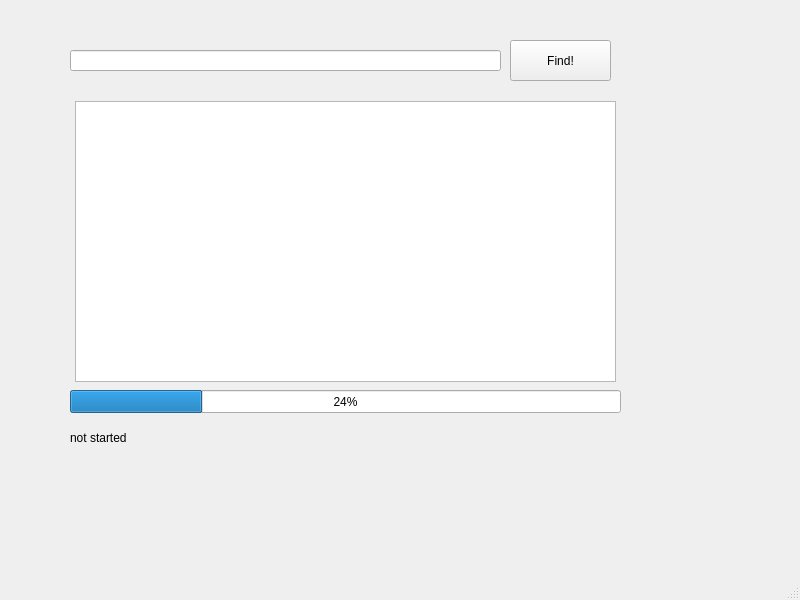
<?xml version="1.0" encoding="UTF-8"?>
<ui version="4.0">
 <class>MainWindow</class>
 <widget class="QMainWindow" name="MainWindow">
  <property name="geometry">
   <rect>
    <x>0</x>
    <y>0</y>
    <width>800</width>
    <height>600</height>
   </rect>
  </property>
  <property name="windowTitle">
   <string>MainWindow</string>
  </property>
  <widget class="QWidget" name="centralwidget">
   <widget class="QWidget" name="widget" native="true">
    <property name="geometry">
     <rect>
      <x>60</x>
      <y>40</y>
      <width>561</width>
      <height>51</height>
     </rect>
    </property>
    <widget class="QLineEdit" name="lineEdit">
     <property name="geometry">
      <rect>
       <x>10</x>
       <y>10</y>
       <width>431</width>
       <height>21</height>
      </rect>
     </property>
    </widget>
    <widget class="QPushButton" name="pushButton">
     <property name="geometry">
      <rect>
       <x>450</x>
       <y>0</y>
       <width>101</width>
       <height>41</height>
      </rect>
     </property>
     <property name="text">
      <string>Find!</string>
     </property>
    </widget>
   </widget>
   <widget class="QProgressBar" name="progressBar">
    <property name="geometry">
     <rect>
      <x>70</x>
      <y>390</y>
      <width>551</width>
      <height>23</height>
     </rect>
    </property>
    <property name="value">
     <number>24</number>
    </property>
   </widget>
   <widget class="QLabel" name="label">
    <property name="geometry">
     <rect>
      <x>70</x>
      <y>430</y>
      <width>541</width>
      <height>16</height>
     </rect>
    </property>
    <property name="text">
     <string>not started</string>
    </property>
   </widget>
   <widget class="QListWidget" name="listWidget">
    <property name="geometry">
     <rect>
      <x>75</x>
      <y>101</y>
      <width>541</width>
      <height>281</height>
     </rect>
    </property>
   </widget>
  </widget>
  <widget class="QMenuBar" name="menubar">
   <property name="geometry">
    <rect>
     <x>0</x>
     <y>0</y>
     <width>800</width>
     <height>22</height>
    </rect>
   </property>
  </widget>
  <widget class="QStatusBar" name="statusbar"/>
 </widget>
 <resources/>
 <connections/>
</ui>
